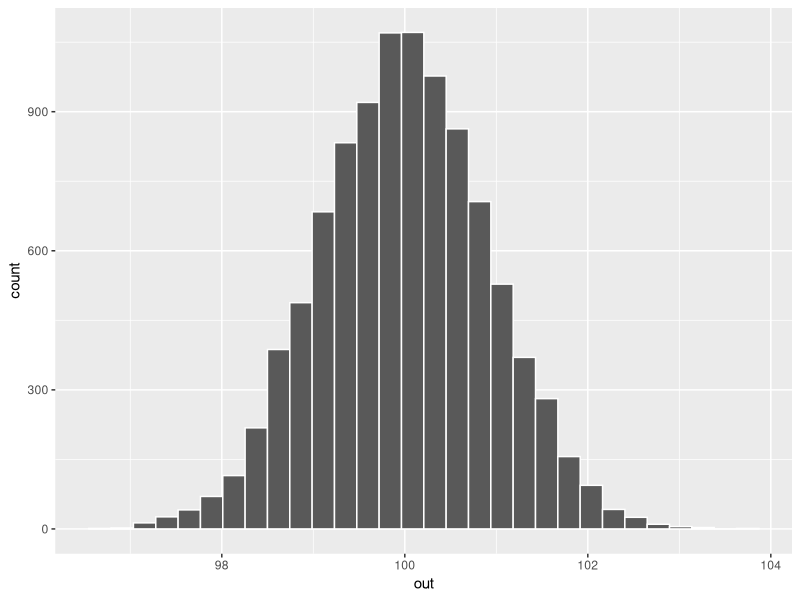
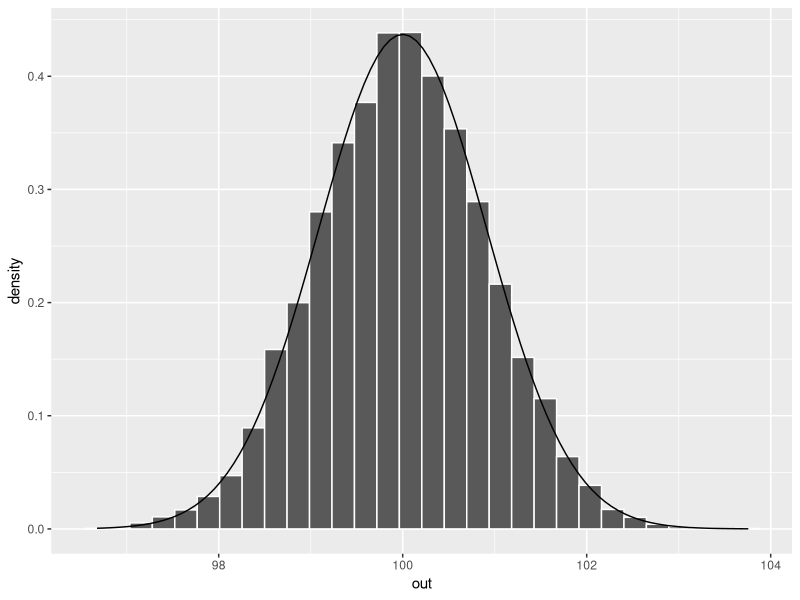
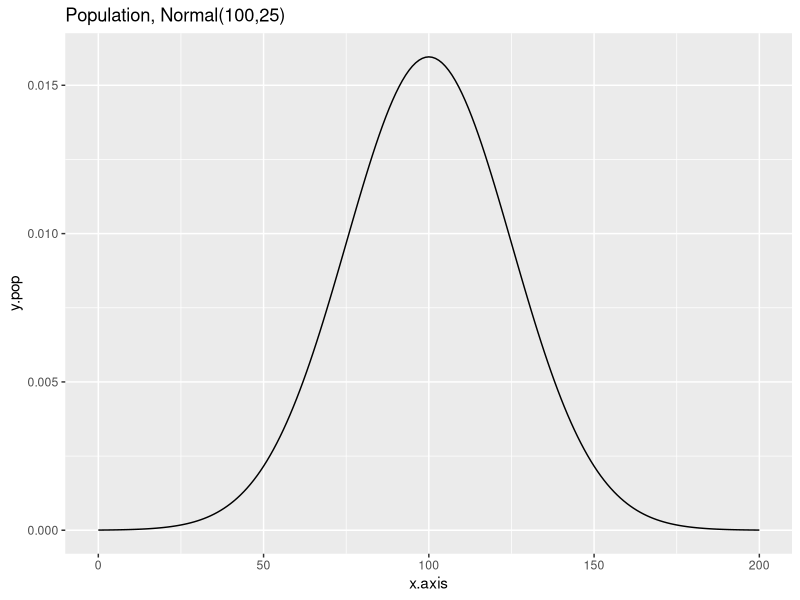
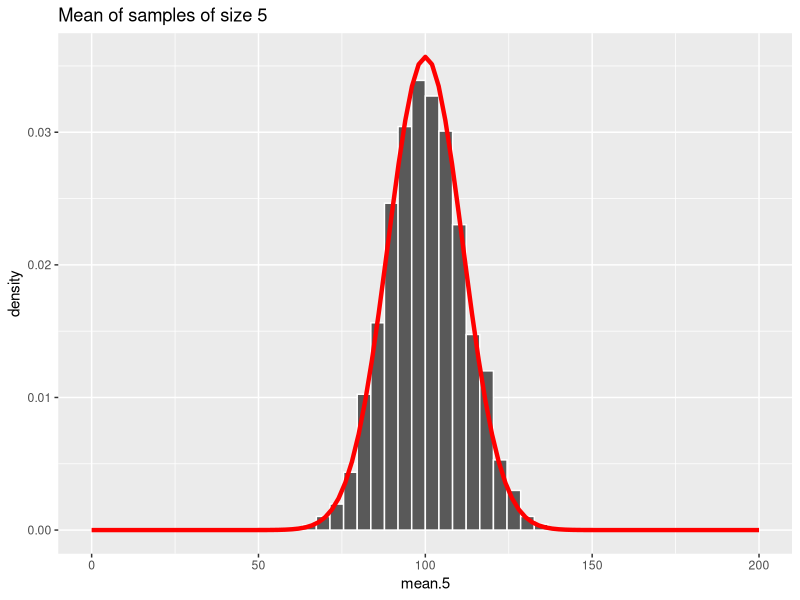
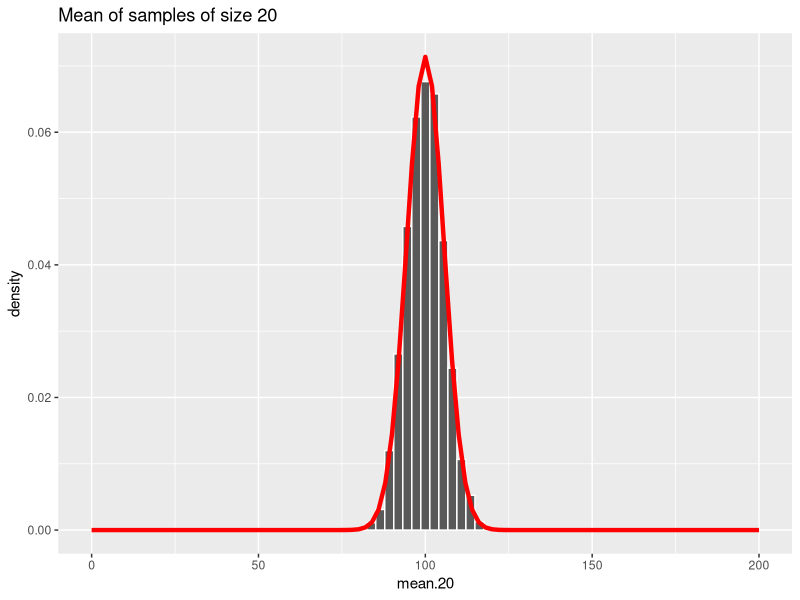
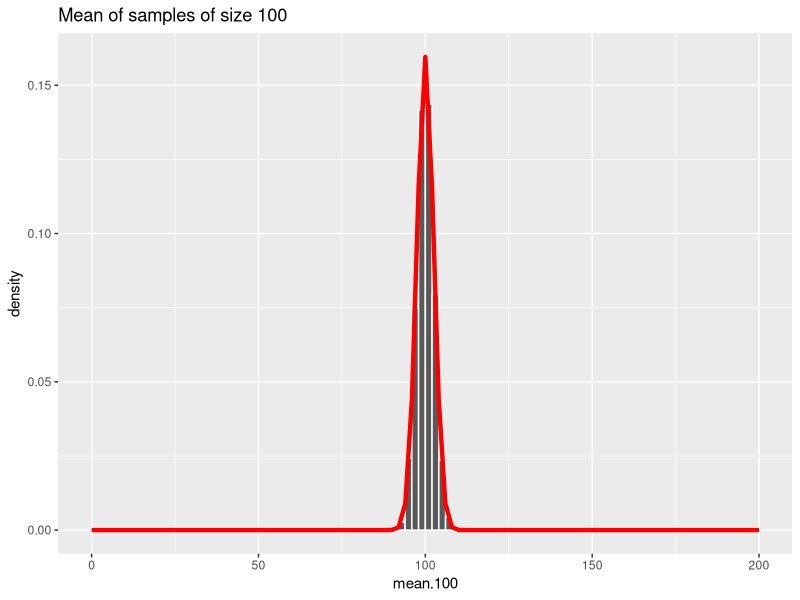
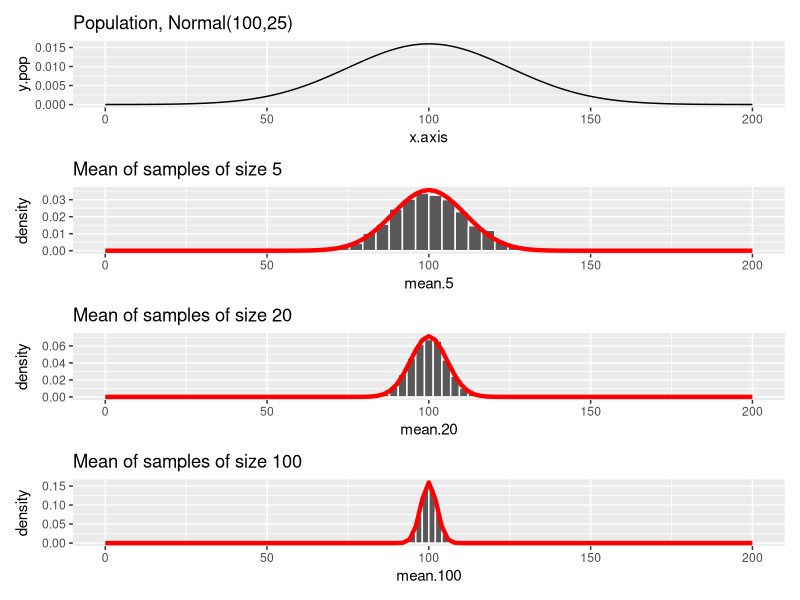
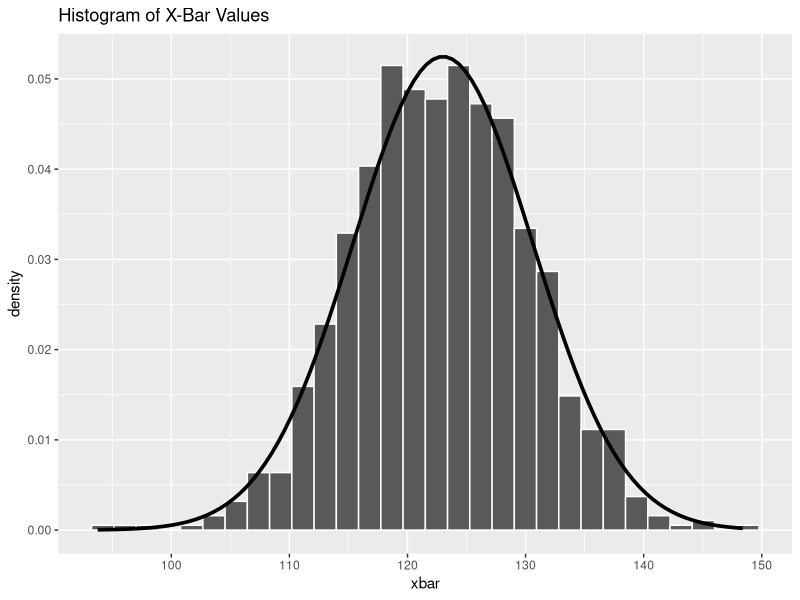

Write the R code that produced these figures, in order.
# Day 27 - 4/9/2025
# Notes 13
# Note: See Code to Copy file!

library(tidyverse)
#----------------------------------------------------


x <- rnorm(30,100,5)
x

mean(rnorm(30,100,5))

out <- replicate(10000,mean(rnorm(30,100,5)))

mean(out)
sd(out)
5/sqrt(30)

myout <- data.frame(out)
ggplot(myout,aes(x=out)) + geom_histogram(color="white")

#Extension #1
ggplot(myout,aes(x=out)) + 
  geom_histogram(aes(y=after_stat(density)),color="white") +
  stat_function(fun=dnorm,args=list(mean=100,sd=5/sqrt(30)))



#Notes 13 Extension
#Central Limit Theorem

library(tidyverse)
library(patchwork)

set.seed(2320)
x.axis <- seq(0,200)
y.pop <- dnorm(x.axis,100,25)

A <- ggplot(NULL,aes(x=x.axis,y=y.pop)) +
  geom_line()+
  labs(title="Population, Normal(100,25)")
A

#samples of size 5
mean.5 <- replicate(5000,mean(rnorm(5,100,25)))
out.5 <- data.frame(mean.5=mean.5)
B <- ggplot(out.5,aes(x=mean.5))+
  geom_histogram(aes(y=after_stat(density)), color="white", bins=50) +     
  labs(y="density", title="Mean of samples of size 5")+
  stat_function(fun=dnorm, args=list(mean=100,sd=25/sqrt(5)), linewidth=1.5, color="red")+
  xlim(c(0,200))
B

#samples of size 20
mean.20 <- replicate(5000,mean(rnorm(20,100,25)))
out.20 <- data.frame(mean.20=mean.20)
C <- ggplot(out.20,aes(x=mean.20))+
  geom_histogram(aes(y=after_stat(density)), color="white", bins=75) +
  labs(title="Mean of samples of size 20")+
  stat_function(fun=dnorm, args=list(mean=100,sd=25/sqrt(20)), linewidth=1.5, color="red")+
  xlim(c(0,200))
C

#samples of size 100
mean.100 <- replicate(5000,mean(rnorm(100,100,25)))
out.100 <- data.frame(mean.100=mean.100)
D <- ggplot(out.100,aes(x=mean.100))+
  geom_histogram(aes(y=after_stat(density)), color="white",bins=100) +
  labs(title="Mean of samples of size 100")+
  stat_function(fun=dnorm, args=list(mean=100,sd=25/sqrt(100)), linewidth=1.5, color="red")+
  xlim(c(0,200))
D

A/B/C/D


#-------------------------------------------------------------------
# Investigation #2


library(patchwork)
library(tidyverse)

mymean <- 123 #Fill in the blank!
mysd <- 17 #Fill in the blank!

x <- rnorm(5000,mymean,mysd)
xbar <- apply(matrix(x,nrow=1000),1,mean)

myxdata <- data.frame(xbar=xbar)
xbarplot <- ggplot(myxdata,aes(x=xbar))+
  geom_histogram(aes(y=after_stat(density)),
                 color="white",
                 bins=30)+
  stat_function(fun=dnorm,
                args=list(mean=mymean,sd=mysd/sqrt(5)),
                size=1.25)+
  labs(title="Histogram of X-Bar Values")
xbarplot
#Check: length(xbar)
z <- (xbar-mymean)/(mysd/sqrt(5))
myzdata <- data.frame(z=z)
zplot <- ggplot(myzdata,aes(x=z)) + 
  geom_histogram(aes(y=after_stat(density)),
                 color="white",
                 bins=30) + 
  stat_function(fun=dnorm,
                args=list(mean=0,sd=1),
                size=1.25)+
  labs(title="Histogram of Z")
zplot

xbarplot/zplot

# AGAIN!

library(patchwork)
library(tidyverse)

mymean <- -1.23 #Fill in the blank!
mysd <- 0.89 #Fill in the blank!

x <- rnorm(5000,mymean,mysd)
xbar <- apply(matrix(x,nrow=1000),1,mean)

myxdata <- data.frame(xbar=xbar)
xbarplot <- ggplot(myxdata,aes(x=xbar))+
  geom_histogram(aes(y=after_stat(density)),
                 color="white",
                 bins=30)+
  stat_function(fun=dnorm,
                args=list(mean=mymean,sd=mysd/sqrt(5)),
                size=1.25)+
  labs(title="Histogram of X-Bar Values")
xbarplot
#Check: length(xbar)
z <- (xbar-mymean)/(mysd/sqrt(5))
myzdata <- data.frame(z=z)
zplot <- ggplot(myzdata,aes(x=z)) + 
  geom_histogram(aes(y=after_stat(density)),
                 color="white",
                 bins=30) + 
  stat_function(fun=dnorm,
                args=list(mean=0,sd=1),
                size=1.25)+
  labs(title="Histogram of Z")
zplot

xbarplot/zplot


# Exercise

set.seed(2320)
bottles <- rnorm(9,12,.05)
bottles

mean(bottles)

#2c
1-pnorm(mean(bottles),12,.05/sqrt(9))



